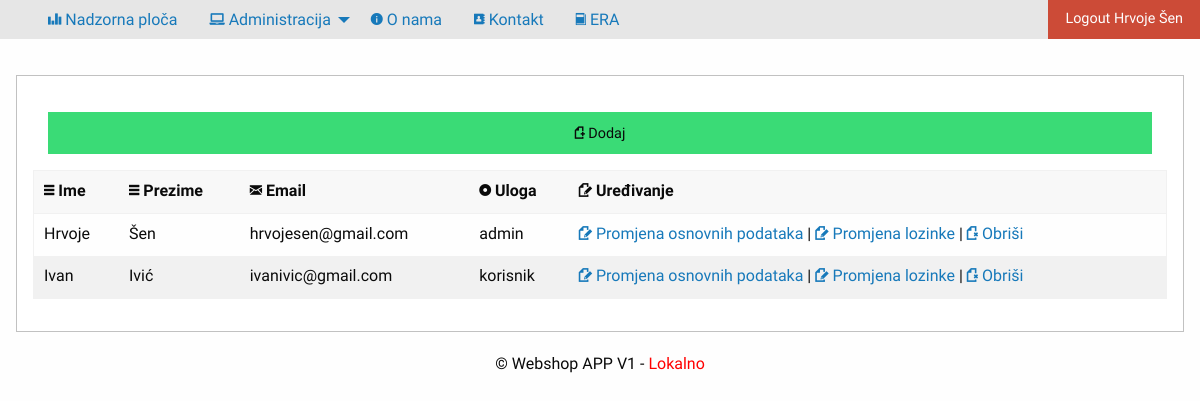
The app's page /privatno/operateri/index.php (signed in) with its own data.
### tables this page shows
create table operater(
sifra			int not null primary key auto_increment,
ime 			varchar(50) not null,
prezime 		varchar(50) not null,
email 			varchar(50) not null,
lozinka			char(32) not null,
uloga			varchar(50) not null
);

### privatno/operateri/index.php (the view, shortened to what this page needs)
<?php include_once '../../konfiguracija.php'; provjeraLogin(); provjeraUloga("admin"); ?>
<!doctype html>
<html class="no-js" lang="en" dir="ltr">
	<head>
		<?php include_once '../../predlosci/zaglavlje.php'; ?>
	</head>
	<body>
		<?php include_once '../../predlosci/izbornik.php'; ?>
		<div class="row">
			<div class="callout">
				<div class="row">
					<div class="grid-x grid-padding-x">
						<div class="large-auto cell">
							<a href="unos.php" class="success button expanded"><i title="Dodaj" class="step fi-page-add size-48"></i> Dodaj</a>
						</div>
					</div>
					<table>
						<thead>
							<tr>
								<th><i title="Ime" class="step fi-list size-48"></i> Ime</th>
								<th><i title="Prezime" class="step fi-list size-48"></i> Prezime</th>
								<th><i title="Email" class="step fi-mail size-48"></i> Email</th>
								<th><i title="Uloga" class="step fi-record size-48"></i> Uloga</th>
								<th><i title="Uređivanje" class="step fi-page-edit size-48"></i> Uređivanje</th>
							</tr>
						</thead>
						<tbody>
							<?php
							$izraz = $veza->prepare("select * from operater");
							$izraz->execute();
							$rezultati = $izraz->fetchAll(PDO::FETCH_OBJ);
							foreach ($rezultati as $red) :
							?>
							<tr>
								<td><?php echo $red->ime; ?></td>
								<td><?php echo $red->prezime; ?></td>
								<td><?php echo $red->email; ?></td>
								<td><?php echo $red->uloga; ?></td>
								<td>
									<a href="promjena.php?sifra=<?php echo $red->sifra;?>"><i title="Promjena" class="step fi-page-edit size-48"></i> Promjena osnovnih podataka</a>
									| <a href="promjenaLozinke.php?sifra=<?php echo $red->sifra;?>"><i title="Lozinka" class="step fi-page-edit size-48"></i> Promjena lozinke</a>
									| <a href="brisanje.php?sifra=<?php echo $red->sifra;?>"><i title="Obriši" class="step fi-page-delete size-48"></i> Obriši</a>
								</td>
							</tr>
							<?php endforeach; ?>
						</tbody>
					</table>
				</div>
			</div>
		</div>
		<?php	include_once '../../predlosci/podnozje.php'; ?>
	</body>
</html>

### css/app.css (style rules this page uses)
body { font-family: 'Source Sans Pro', sans-serif; }
.row { max-width: 100%; padding-top: 20px; }

### records on screen
operater: ime "Hrvoje", prezime "Šen", email "hrvojesen@gmail.com", uloga "admin"
operater: ime "Ivan", prezime "Ivić", email "ivanivic@gmail.com", uloga "korisnik"

### other values on screen
$_SESSION["logiran"]->ime "Hrvoje"
$_SESSION["logiran"]->prezime "Šen"
$naslovAplikacije "Webshop APP V1"
